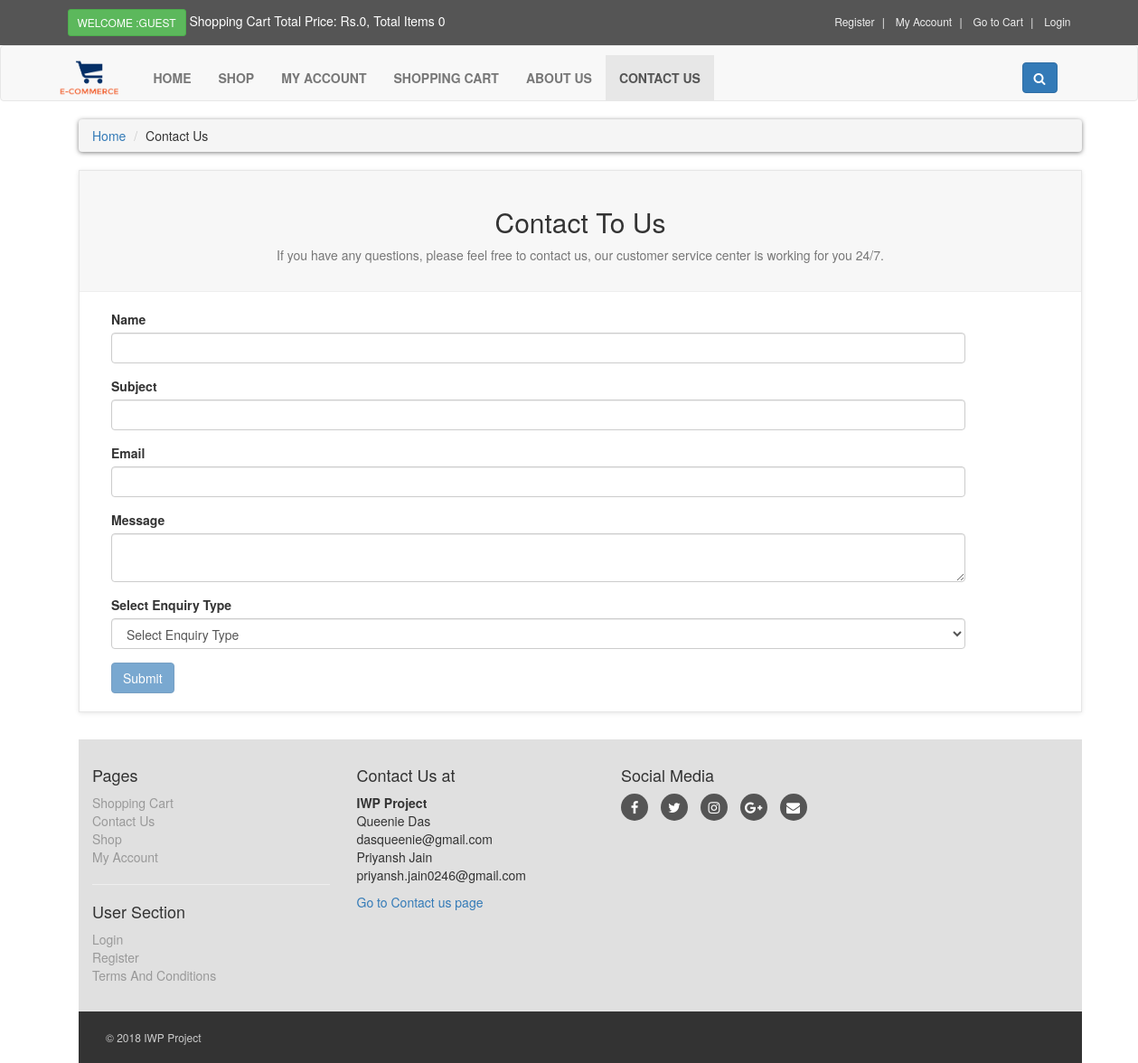
/Ecom_store/contact.php, run on the app's committed database.
### tables this page shows
CREATE TABLE IF NOT EXISTS `contact_us` (
`contact_id` int(10) NOT NULL,
  `contact_email` text NOT NULL,
  `contact_heading` text NOT NULL,
  `contact_desc` text NOT NULL
);

### Ecom_store/contact.php (the view, shortened to what this page needs)
<!DOCTYPE html>
<head>
<link href="styles/bootstrap.min.css" rel="stylesheet">
</head>
<?php
include "includes/db.php";
include "functions/functions.php";
?>
<!DOCTYPE html>
<html>
<head>
<link href="styles/bootstrap.min.css" rel="stylesheet">
<link href="styles/style.css" rel="stylesheet">
<link href="font-awesome/css/font-awesome.min.css" rel="stylesheet">
<link href="https://cdnjs.cloudflare.com/ajax/libs/animate.css/3.7.0/animate.min.css" rel="stylesheet">
</head>
<body>
<div id="top">
<div class="container">
<div class="col-md-6 offer">
<a href="#" class="btn btn-success btn-sm" >
<?php
if (!isset($_SESSION['customer_email'])) {
    echo "Welcome :Guest";
} else {
    echo "Welcome : " . $_SESSION['customer_email'] . "";
}
?>
</a>
<a href="cart.php">
Shopping Cart Total Price: <?php total_price();?>, Total Items <?php items();?></a>
</div>
<div class="col-md-6">
<ul class="menu">
<li>
<a href="customer_register.php">
Register
</a>
</li>
<li>
<?php
if (!isset($_SESSION['customer_email'])) {
    echo "<a href='checkout.php' >My Account</a>";
} else {
    echo "<a href='customer/my_account.php?my_orders'>My Account</a>";
}
?>
</li>
<li>
<a href="cart.php">
Go to Cart
</a>
</li>
<li>
<?php
if (!isset($_SESSION['customer_email'])) {
    echo "<a href='checkout.php'> Login </a>";
} else {
    echo "<a href='logout.php'> Logout </a>";
}
?>
</li>
</ul>
</div>
</div>
</div>
<div class="navbar navbar-default" id="navbar">
<div class="container" >
<div class="navbar-header">
<a class="navbar-brand home" href="index.php" >
<img src="images/logo.png" width="80px" height="40px" alt="logo" class="hidden-xs animated bounce" >
</a>
</div>
<div class="navbar-collapse collapse" id="navigation" >
<div class="padding-nav" >
<ul class="nav navbar-nav navbar-left">
<li>
<a href="index.php"> Home </a>
</li>
<li>
<a href="shop.php"> Shop </a>
</li>
<li>
<?php
if (!isset($_SESSION['customer_email'])) {
    echo "<a href='checkout.php' >My Account</a>";
} else {
    echo "<a href='customer/my_account.php?my_orders'>My Account</a>";
}
?>
</li>
<li>
<a href="cart.php"> Shopping Cart </a>
</li>
<li>
<a href="about.php"> About Us </a>
</li>
<li class="active" >
<a href="contact.php"> Contact Us </a>
</li>
</ul>
</div>
<div class="navbar-collapse collapse right">
<button class="btn navbar-btn btn-primary" type="button" data-toggle="collapse" data-target="#search">
<i class="fa fa-search"></i>
</button>
</div>
</div>
</div>
</div>
<div id="content" >
<div class="container" >
<div class="col-md-12" >
<ul class="breadcrumb" >
<li>
<a href="index.php">Home</a>
</li>
<li>Contact Us</li>
</ul>
</div>
<div class="col-md-12" >
<div class="box animated zoomIn" >
<div class="box-header" >
<center>
<?php
$get_contact_us = "select * from contact_us";
$run_conatct_us = mysqli_query($con, $get_contact_us);
$row_conatct_us = mysqli_fetch_array($run_conatct_us);
$contact_heading = $row_conatct_us['contact_heading'];
$contact_desc = $row_conatct_us['contact_desc'];
?>
<h2> <?php echo $contact_heading; ?> </h2>
<p class="text-muted" >
<?php echo $contact_desc; ?>
</p>
</center>
</div>
<div ng-app="validationApp" ng-controller="mainController">
<div class="container">
<div class="row">
<div class="col-sm-10">
    <form name="userForm" ng-submit="submitForm()" novalidate>
        <div class="form-group" ng-class="{ 'has-error' : userForm.name.$invalid && !userForm.name.$pristine }">
            <label>Name</label>
            <input type="text" name="name" class="form-control" ng-model="user.name" required>
        </div>
        <div class="form-group" ng-class="{ 'has-error' : userForm.subject.$invalid && !userForm.subject.$pristine }">
            <label>Subject</label>
            <input type="text" name="subject" class="form-control" ng-model="user.subject" ng-minlength="3" ng-maxlength="15">
        </div>
        <div class="form-group" ng-class="{ 'has-error' : userForm.email.$invalid && !userForm.email.$pristine }">
            <label>Email</label>
            <input type="email" name="email" class="form-control" ng-model="user.email">
        </div>
        <div class="form-group" ng-class="{ 'has-error' : userForm.message.$invalid && !userForm.message.$pristine }">
            <label>Message</label>
            <textarea name="message" class="form-control" ng-model="user.message" ng-minlength="5" ng-maxlength="100"></textarea>
        </div>
	<div class="form-group">
		<label> Select Enquiry Type </label>
		<select name="enquiry_type" class="form-control">
		<option> Select Enquiry Type </option>
		</select>
	</div>
	<button type="submit" class="btn btn-primary" ng-disabled="userForm.$invalid">Submit</button>
    </form>
</div>
</div>
</div>
</div>
</div>
<?php
include "includes/footer.php";
?>
</body>
</html>

### Ecom_store/styles/style.css (style rules this page uses)
body { font-family: "Lato", Helvetica, Arial, sans-serif; font-size: 14px; line-height: 1.42857143; color: #333333; background-color: #f0f0f0; overflow-x: hidden; }
#top { background: #555555; padding: 10px 0; }
#top .offer { color: #fff; }
#top .offer .btn { text-transform: uppercase; }
#top a { color: #fff; }
#top ul.menu { padding-top: 5px; margin: 0; text-align: right; font-size: 12px; list-style: none; }
#top ul.menu > li { display: inline-block; }
#top ul.menu > li a { color: #eeeeee; }
#top ul.menu > li + li:before { content: "|\00a0"; padding: 0 5px; color: #f7f7f7; }
.navbar { background: white; }
.navbar-collapse .right { float: right; }
.navbar-brand { float: left; padding: 10px 15px; font-size: 18px; line-height: 20px; height: 70px; }
.navbar ul.nav > li > a { text-transform: uppercase; font-weight: bold; font-size: 14px; }
.padding-nav { padding-top: 10px; }
.btn-primary { color: rgb(255, 255, 255); background-color: rgb(79, 191, 168); border-color: rgb(65, 179, 156); }
.box { background: #fff; margin: 0 0 30px; border: solid 1px #e6e6e6; box-sizing: border-box; padding: 20px; box-shadow: 0 1px 5px rgba(0, 0, 0, 0.1); }
#content { padding-left: 25px; }
.breadcrumb { padding: 8px 15px; margin-bottom: 20px; background-color: #ffffff; border-radius: 0; box-shadow: 0 1px 5px rgba(0, 0, 0, 0.5); }
.breadcrumb > li + li:before { content: ">\00a0"; color: #cccccc; }
.box .box-header { background: #f7f7f7; margin: -20px -20px 20px; padding: 20px; border-bottom: solid 1px #eeeeee; }

### data on the page
contact_us: contact_heading "Contact To Us", contact_desc "If you have any questions, please feel free to contact us, our customer service center is working for you 24/7."

### other printed values
$total "0"
$count_items "0"
